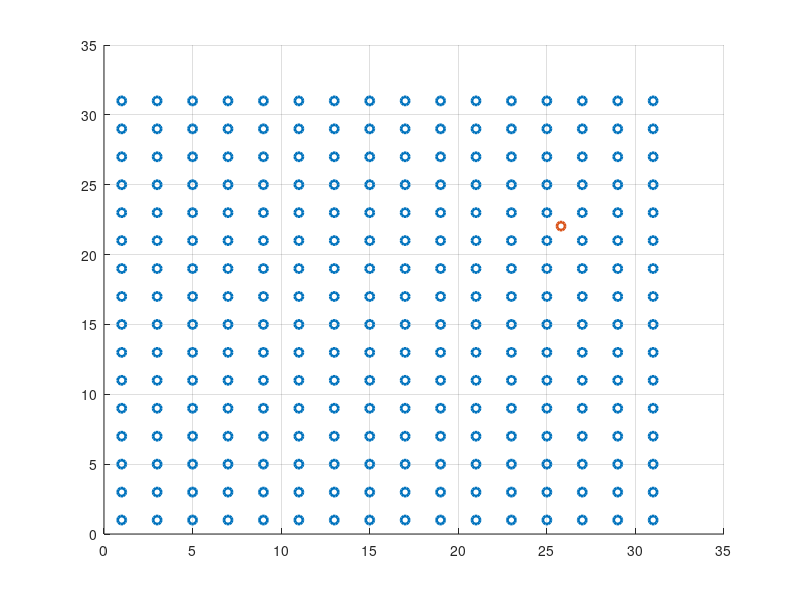

This chart was generated by the following MATLAB code: (Note: this script raises an error after producing the figure.)
%%Assume a cellular setup with M = 256 small cells as shown in the figure below, where each cell is equipped with a single Access Point (AP).  The coverage area for each AP is 4 unit area. A user is positioned randomly in the entire area span of all the small cells, i.e along x-axis user can be anywhere between 0 and 32 length unit, simlarly for y - axis as well. You need to verify the condition for small cell setup, , where  is channel between user and i-th AP and  is the path loss coefficient for that particular coefficient. The user transmits it's messages with a SNR 30 dBm. The path loss model assumed as .
%%Steps to verify:
%%Compute which cell will satisfy  and save their coordinates.
%%Similarly, find the cell which will satisfy  and save their coordinates.
%%If the values are similar and coordinates match, set TestPass variable = 1 else 0

clc;
clear;
close all;

%% BS positions
BS_loc = zeros(16,16);

for k=1:16
    for l = 1:16
        BS_loc(k,l) = k + 1j*(l);
    end
end

for k=1:16
    for l = 1:16
        BS_loc(k,l) = (real(BS_loc(k,l)) + k-1) + 1j*(imag(BS_loc(k,l)) + l-1);
    end
end

%% User Position

x_pos = 32*rand();
y_pos = 32*rand();

UE_loc = x_pos + 1j*y_pos;

scatter(real(BS_loc),imag(BS_loc),'blue','LineWidth',2);hold on;
scatter(real(UE_loc),imag(UE_loc),'red','LineWidth',2)
grid on;

%% pathloss coeff b/w UE and all APs
%% distance between each AP and UE
for k=1:16
    for l = 1:16
        Dist(k,l) = sqrt((real(UE_loc)-real(BS_loc(k,l)))^2 + (imag(UE_loc)-imag(BS_loc(k,l)))^2);
    end
end
%% Pathloss coefficients b/w UE and each AP 
 beta = zeros(16,16);

 for m = 1:16
     for n = 1:16
         beta(m,n) = 10^(((-30.5-36.7*log(Dist(m,n))))/10);
     end
 end

%% To find largest pathloss factor in the matrix
max = 0;
ind_x = 0;
ind_y = 0;
 for m = 1:16
     for n = 1:16
         if(abs(beta(m,n)))>max
             max = abs(beta(m,n));
             ind_x = m;
             ind_y = n;
         end
     end
 end


%% Calculating ergodic effective channel gain

iters = 1000;
h = zeros(16,16);
for ii=1:iters
    h = h + ((1/sqrt(2)) * (randn(16,16) + 1j*randn(16,16)) .* sqrt(beta));
end
h_avg = h/iters;

maxh = 0;
ind_hx = 0;
ind_hy = 0;
 for k = 1:16
     for l = 1:16
         if(abs(h_avg(k,l)))>maxh
             maxh = abs(h_avg(k,l));
             ind_hx = k;
             ind_hy = l;
         end
     end
 end

Y = ["Cell satisfying max ergodic channel gain is ",BS_loc(ind_hx,ind_hy)];
X = ["BS serving the user is at ",BS_loc(ind_x,ind_y)];
disp(Y);
disp(X);

if((ind_x == ind_hx) && (ind_y == ind_hy))
    TestPass = 1;
else 
    TestPass = 0;
end
